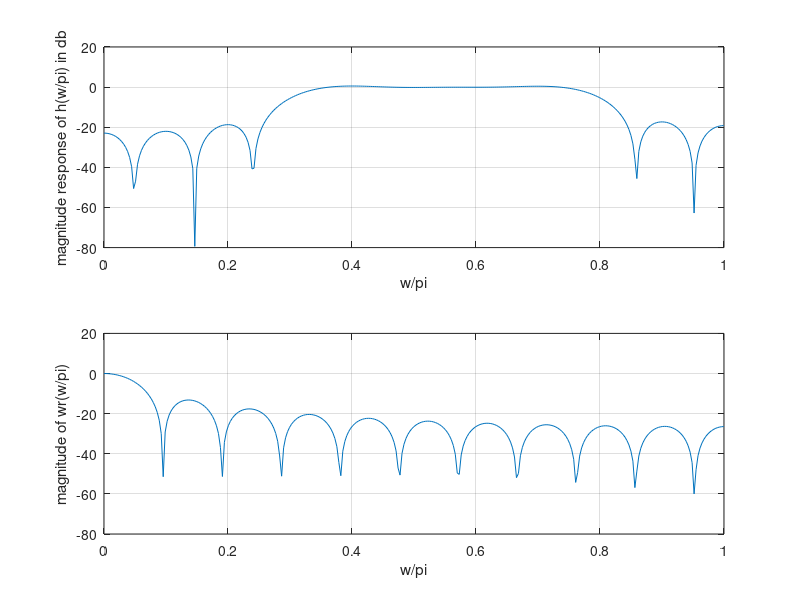

This figure's MATLAB source:
N=21;
wc1=0.3*pi;
wc2=0.8*pi;
n=0:1:N-1;
eps=0.001;
alpha=(N-1)/2;
hd=(sin(wc2*(n-alpha+eps))-sin(wc1*(n-alpha+eps)))./(pi*(n-alpha+eps));
wr=boxcar(N);
h=hd.*wr';
w=0:0.01:pi;
H=freqz(h,1,w);
subplot(2,1,1);
plot(w/pi,20*log10(abs(H)));
grid on;
xlabel('w/pi');
ylabel('magnitude response of h(w/pi) in db');
w1=freqz(wr/N,1,w);
subplot(2,1,2);
plot(w/pi,20*log10(abs(w1)));
grid on;
xlabel('w/pi');
ylabel('magnitude of wr(w/pi)');
